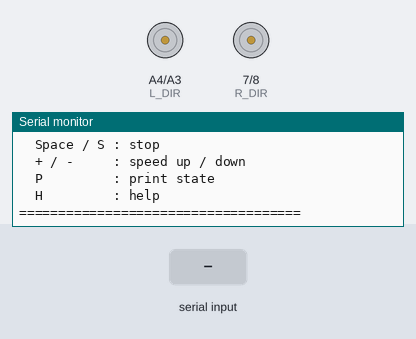
A sketch run on a simulated Arduino Uno, built with avr-gcc and run on an emulated ATmega328P. On the bench: direction and speed pins drawn as motors (green arrow = direction pin HIGH = forward, orange = LOW = backward, longer = more drive), the last lines printed to the serial monitor. The test bench sets the inputs (shaded band).

Above: at 2.2 s.
2.3 s: "A\n" received over Serial
At 3.5 s:
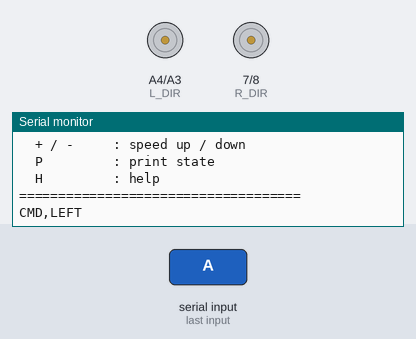
3.8 s: "D\n" received over Serial
At 4.6 s:
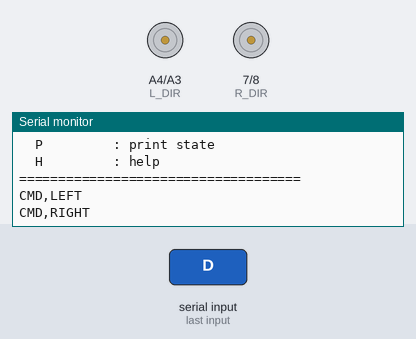
5.3 s: "w\n" received over Serial
At 5.8 s:
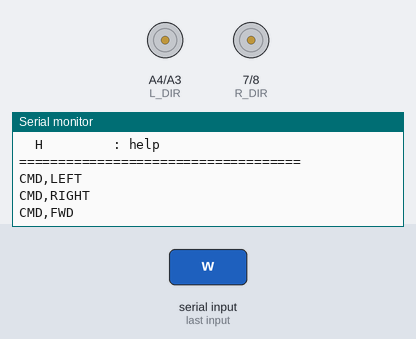
6.8 s: "a\n" received over Serial
At 8.0 s:
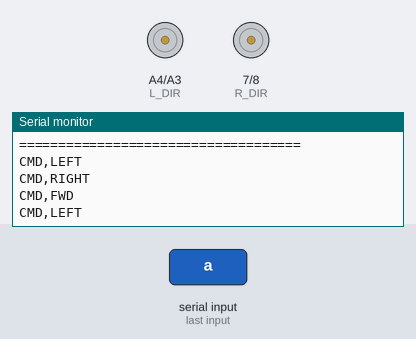
8.3 s: "W\n" received over Serial
At 9.3 s:
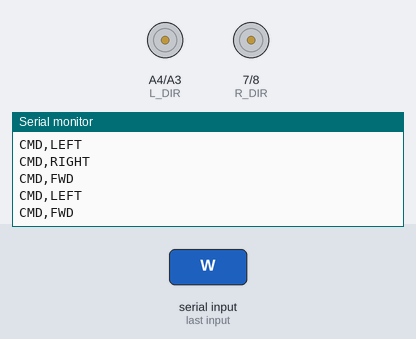

The sketch:

teleops.ino
```cpp
// ======================================================
// OpenRB + MDD10A
// 2 Encoder Motors (encoder signals NOT used)
// Arrow-key teleop sketch
//
// Physical Motor on D8/D7  = R motor
// Physical Motor on A3/A4  = L motor
//
// Controls:
//   Up    / W : forward
//   Down  / X : backward
//   Left  / A : tank turn left
//   Right / D : tank turn right
//   Space / S : stop
//   + / =     : speed up (step)
//   - / _     : speed down (step)
//   P         : print state
//   H / ?     : help
//
// Notes:
//   Arrow keys are read as ANSI escape sequences (ESC [ A/B/C/D),
//   which require a raw-mode serial terminal (screen, minicom,
//   PuTTY raw, etc.). The Arduino IDE Serial Monitor does NOT send
//   raw key presses, so use the WASD/X fallback there.
// ======================================================


// ---------- Right motor pins: physical motor on D8/D7 ----------
const int R_PWM = 8;    // OpenRB D8 -> MDD10A PWM
const int R_DIR = 7;    // OpenRB D7 -> MDD10A DIR

// ---------- Left motor pins: physical motor on A3/A4 ----------
const int L_PWM = A3;   // OpenRB A3 -> MDD10A PWM
const int L_DIR = A4;   // OpenRB A4 -> MDD10A DIR


// ---------- Direction settings ----------
// If a motor rotates opposite to expected direction, change HIGH to LOW.
const bool L_FORWARD_DIR = HIGH;
const bool R_FORWARD_DIR = HIGH;


// ---------- Safety / speed ----------
const int PWM_LIMIT   = 120;  // hard cap, never exceed
const int PWM_STEP    = 10;   // +/- step
const int PWM_DEFAULT = 60;   // initial cruise PWM


// ---------- State ----------
int currentSpeed = PWM_DEFAULT;
int lPWMCommand = 0;
int rPWMCommand = 0;


// ======================================================
// Motor primitives
// ======================================================
void setMotor(int pwmPin, int dirPin, int value, bool forwardDir) {
  value = constrain(value, -PWM_LIMIT, PWM_LIMIT);

  if (value > 0) {
    digitalWrite(dirPin, forwardDir);
    analogWrite(pwmPin, value);
  } else if (value < 0) {
    digitalWrite(dirPin, !forwardDir);
    analogWrite(pwmPin, -value);
  } else {
    analogWrite(pwmPin, 0);
  }
}

void setLeft(int value) {
  value = constrain(value, -PWM_LIMIT, PWM_LIMIT);
  lPWMCommand = value;
  setMotor(L_PWM, L_DIR, value, L_FORWARD_DIR);
}

void setRight(int value) {
  value = constrain(value, -PWM_LIMIT, PWM_LIMIT);
  rPWMCommand = value;
  setMotor(R_PWM, R_DIR, value, R_FORWARD_DIR);
}

void stopAll() {
  setLeft(0);
  setRight(0);
}


// ======================================================
// High-level motions
// ======================================================
void moveForward()  { setLeft( currentSpeed); setRight( currentSpeed); }
void moveBackward() { setLeft(-currentSpeed); setRight(-currentSpeed); }
void turnLeft()     { setLeft(-currentSpeed); setRight( currentSpeed); }
void turnRight()    { setLeft( currentSpeed); setRight(-currentSpeed); }


// ======================================================
// Speed adjustment
// ======================================================
void changeSpeed(int delta) {
  int prev = currentSpeed;
  currentSpeed = constrain(currentSpeed + delta, 0, PWM_LIMIT);

  // Re-apply current heading at the new speed if already moving.
  if (lPWMCommand > 0 && rPWMCommand > 0)      moveForward();
  else if (lPWMCommand < 0 && rPWMCommand < 0) moveBackward();
  else if (lPWMCommand < 0 && rPWMCommand > 0) turnLeft();
  else if (lPWMCommand > 0 && rPWMCommand < 0) turnRight();

  Serial.print("SPEED,");
  Serial.print(prev);
  Serial.print("->");
  Serial.println(currentSpeed);
}


// ======================================================
// Reporting
// ======================================================
void printState() {
  Serial.print("STATE,L=");
  Serial.print(lPWMCommand);
  Serial.print(",R=");
  Serial.print(rPWMCommand);
  Serial.print(",SPEED=");
  Serial.println(currentSpeed);
}

void printHelp() {
  Serial.println();
  Serial.println("====================================");
  Serial.println("OpenRB + MDD10A  Arrow-key teleop");
  Serial.println("------------------------------------");
  Serial.println("Pins:");
  Serial.println("  Left  motor: PWM=A3, DIR=A4");
  Serial.println("  Right motor: PWM=D8, DIR=D7");
  Serial.println("------------------------------------");
  Serial.println("Keys:");
  Serial.println("  Up    / W : forward");
  Serial.println("  Down  / X : backward");
  Serial.println("  Left  / A : turn left");
  Serial.println("  Right / D : turn right");
  Serial.println("  Space / S : stop");
  Serial.println("  + / -     : speed up / down");
  Serial.println("  P         : print state");
  Serial.println("  H         : help");
  Serial.println("====================================");
  Serial.println();
}


// ======================================================
// Input handling: ANSI escape state machine + key fallback
// ======================================================
enum EscState { ESC_NONE, ESC_GOT_ESC, ESC_GOT_BRACKET };
EscState escState = ESC_NONE;

void handleArrow(char code) {
  switch (code) {
    case 'A': moveForward();  Serial.println("CMD,UP");    break;
    case 'B': moveBackward(); Serial.println("CMD,DOWN");  break;
    case 'C': turnRight();    Serial.println("CMD,RIGHT"); break;
    case 'D': turnLeft();     Serial.println("CMD,LEFT");  break;
    default: break;
  }
}

void handleKey(char c) {
  switch (c) {
    case 'w': case 'W':
      moveForward();  Serial.println("CMD,FWD");  break;
    case 'x': case 'X':
      moveBackward(); Serial.println("CMD,BACK"); break;
    case 'a': case 'A':
      turnLeft();     Serial.println("CMD,LEFT"); break;
    case 'd': case 'D':
      turnRight();    Serial.println("CMD,RIGHT");break;
    case 's': case 'S':
    case ' ':
      stopAll();      Serial.println("CMD,STOP"); break;
    case '+': case '=':
      changeSpeed(+PWM_STEP); break;
    case '-': case '_':
      changeSpeed(-PWM_STEP); break;
    case 'p': case 'P':
      printState(); break;
    case 'h': case 'H': case '?':
      printHelp(); break;
    case '\r': case '\n':
      break;  // ignore line endings
    default:
      // Unknown key: silent. Avoids spam from terminal control bytes.
      break;
  }
}

void handleByte(int b) {
  if (b < 0) return;

  if (escState == ESC_GOT_ESC) {
    if (b == '[') { escState = ESC_GOT_BRACKET; return; }
    // ESC followed by something other than '[' -> abort sequence,
    // treat current byte as a normal key.
    escState = ESC_NONE;
    handleKey((char)b);
    return;
  }

  if (escState == ESC_GOT_BRACKET) {
    escState = ESC_NONE;
    handleArrow((char)b);
    return;
  }

  if (b == 0x1B) {  // ESC
    escState = ESC_GOT_ESC;
    return;
  }

  handleKey((char)b);
}


// ======================================================
// Setup
// ======================================================
void setup() {
  Serial.begin(115200);
  delay(1000);

  pinMode(L_PWM, OUTPUT);
  pinMode(L_DIR, OUTPUT);
  pinMode(R_PWM, OUTPUT);
  pinMode(R_DIR, OUTPUT);

  stopAll();

  printHelp();
}


// ======================================================
// Loop
// ======================================================
void loop() {
  while (Serial.available() > 0) {
    handleByte(Serial.read());
  }
}
```

Measured:
- after the input at 2.3 s, the serial monitor: prints a new line at once (image 1)
- after the input at 3.8 s, the serial monitor: prints a new line at once (image 2)
- after the input at 5.3 s, the serial monitor: prints a new line at once (image 3)
- after the input at 6.8 s, the serial monitor: prints a new line at once (image 4)
